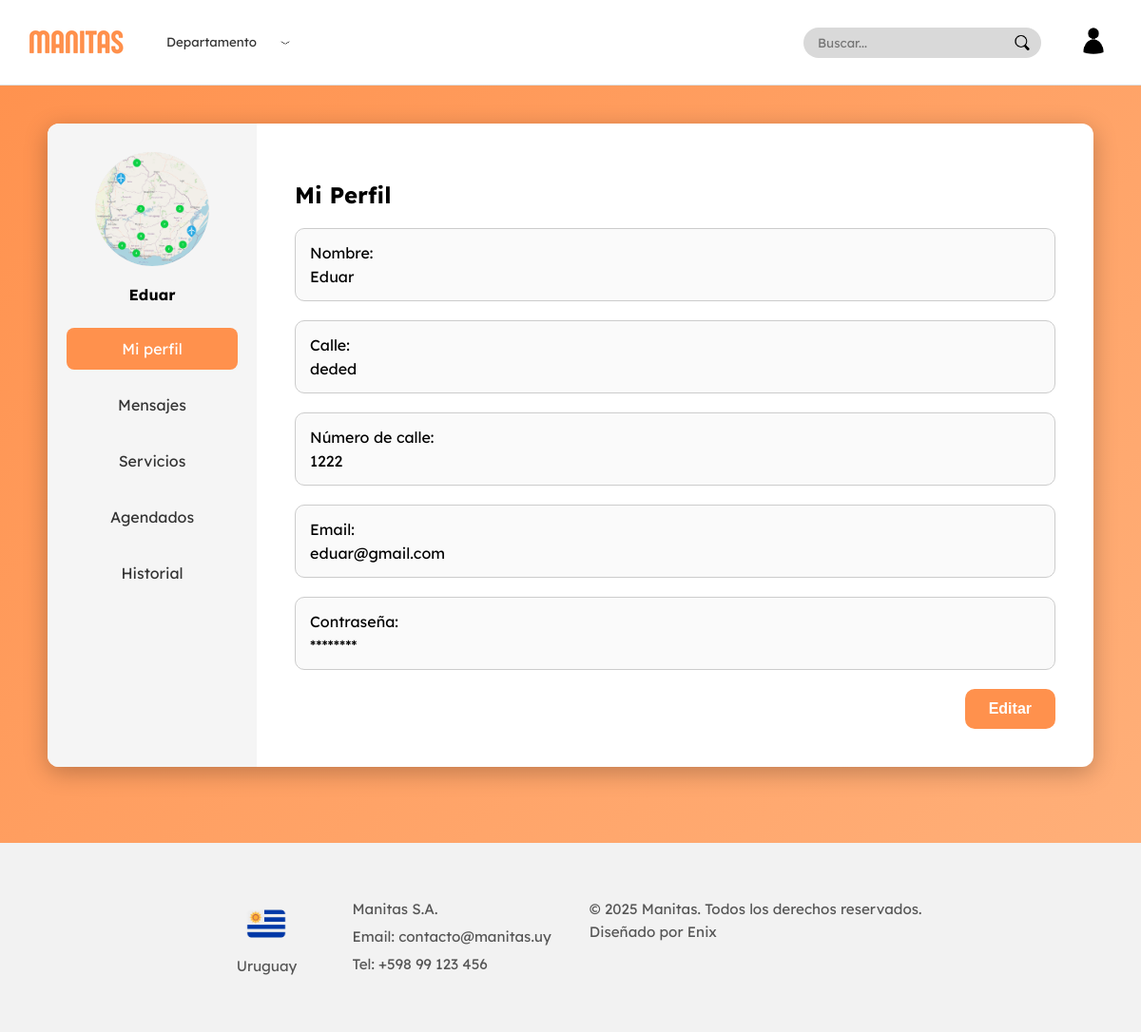
Screenshot of /apps/VIstas/paginas/empresa/perfil_empresa.php (signed in) with the database file from the repository.
### tables this page shows
CREATE TABLE `empresa` (
  `IdUsuario` int NOT NULL,
  `NombreEmpresa` varchar(100) NOT NULL,
  `Calle` varchar(100) NOT NULL,
  `Numero` varchar(10) NOT NULL,
  `imagen` varchar(255) DEFAULT NULL,
  PRIMARY KEY (`IdUsuario`),
  CONSTRAINT `fk_empresa_usuario` FOREIGN KEY (`IdUsuario`) REFERENCES `usuario` (`IdUsuario`) ON DELETE CASCADE
);

CREATE TABLE `usuario` (
  `IdUsuario` int NOT NULL AUTO_INCREMENT,
  `email` varchar(100) NOT NULL,
  `contraseña` varchar(255) NOT NULL,
  PRIMARY KEY (`IdUsuario`),
  UNIQUE KEY `email` (`email`)
);

### apps/Modelos/Empresa.php (called while the page is built, shortened)
<?php
require_once('Usuario.php');
class Empresa extends Usuario
{
    private $nombreEmpresa;
    private $calle;
    private $numero;
    private $imagen;
    public function __construct($idUsuario, $email, $contrasena, $telefono, $nombreEmpresa, $calle, $numero, $imagen = null)
    {
        $this->nombreEmpresa = $nombreEmpresa;
        $this->calle = $calle;
        $this->numero = $numero;
        $this->imagen = $imagen;
    }
    public function getNombreEmpresa()
    {
        return $this->nombreEmpresa;
    }
    public function getCalle()
    {
        return $this->calle;
    }
    public function getNumero()
    {
        return $this->numero;
    }
    public function getImagen()
    {
        return $this->imagen;
    }
    public static function obtenerPorId($conn, $idUsuario)
    {
        $stmt = $conn->prepare("
      SELECT u.IdUsuario, u.Email, u.Contraseña,
       e.NombreEmpresa, e.Calle, e.Numero, e.Imagen
FROM empresa e
JOIN usuario u ON e.IdUsuario = u.IdUsuario
WHERE e.IdUsuario = ?
    ");
        $stmt->bind_param("i", $idUsuario);
        $stmt->execute();
        $res = $stmt->get_result();
        $datos = $res->fetch_assoc();
        if ($datos) {
            return new Empresa(
                $datos['IdUsuario'],
                $datos['Email'],
                $datos['Contraseña'],
                null,
                $datos['NombreEmpresa'],
                $datos['Calle'],
                $datos['Numero'],
                $datos['Imagen']
            );
        }
        return null;
    }
}

### apps/Controlador/empresa/PerfilEmpresaControlador.php (called while the page is built, shortened)
<?php
require_once($_SERVER['DOCUMENT_ROOT'].'/Proyecto/apps/Modelos/conexion.php');
require_once($_SERVER['DOCUMENT_ROOT'].'/Proyecto/apps/Modelos/Empresa.php');
require_once($_SERVER['DOCUMENT_ROOT'].'/Proyecto/apps/Modelos/Comunica.php');
$idUsuario = $_SESSION['idUsuario'];
$empresa = Empresa::obtenerPorId($conn, $idUsuario);
$datos = [
    "Email" => $empresa->getEmail(),
    "NombreEmpresa" => $empresa->getNombreEmpresa(),
    "Calle" => $empresa->getCalle(),
    "Numero" => $empresa->getNumero(),
    "Imagen" => $empresa->getImagen()
];
?>

### apps/Modelos/Usuario.php (called while the page is built, shortened)
<?php
class Usuario
{
    private $email;
    public function __construct($idUsuario, $email, $contrasena)
    {
        $this->email = $email;
    }
    public function getEmail()
    {
        return $this->email;
    }
}

### apps/VIstas/paginas/empresa/PerfilSecciones/datos.php (the view, shortened to what this page needs)
<h2>Mi Perfil </h2>
<form id="formPerfilEmpresa">
    <div class="campo-perfil">
        <label>Nombre:</label>
        <span class="texto"><?php echo htmlspecialchars($datos['NombreEmpresa']); ?></span>
    </div>
    <div class="campo-perfil">
        <label>Calle:</label>
        <span class="texto"><?php echo htmlspecialchars($datos['Calle']); ?></span>
    </div>
    <div class="campo-perfil">
        <label>Número de calle:</label>
        <span class="texto"><?php echo htmlspecialchars($datos['Numero']); ?></span>
    </div>
    <div class="campo-perfil">
        <label>Email:</label>
        <span class="texto"><?php echo htmlspecialchars($datos['Email']); ?></span>
    </div>
<div class="campo-perfil">
    <label>Contraseña:</label>
    <span class="texto">********</span>
</div>
    <div class="botones-perfil">
    <button type="button" id="btnEditar">Editar</button>
</div>
</form>

### apps/VIstas/paginas/empresa/perfil_empresa.php (shortened to what this page needs)
<?php
require_once($_SERVER['DOCUMENT_ROOT'] . '/Proyecto/apps/controlador/empresa/PerfilEmpresaControlador.php');
$seccion = $_GET['seccion'] ?? 'perfil';
?>
<!DOCTYPE html>
<html lang="es">
<head>
    <link rel="stylesheet" href="/Proyecto/public/css/fonts.css">
    <link rel="stylesheet" href="/Proyecto/public/css/layout/navbar.css">
    <link rel="stylesheet" href="/Proyecto/public/css/layout/footer.css">
    <link rel="stylesheet" href="/Proyecto/public/css/paginas/empresa/perfil_empresa.css">
    <link rel="stylesheet" href="/Proyecto/public/css/paginas/empresa/perfilsecciones/agendados.css">
    <link rel="stylesheet" href="/Proyecto/public/css/paginas/empresa/perfilsecciones/historial.css">
</head>
<body>
    <?php include $_SERVER['DOCUMENT_ROOT'] . '/Proyecto/apps/vistas/layout/navbar.php'; ?>
    <div class="perfil-container">
        <div class="perfil-box">
            <div class="perfil-opciones">
                <div class="foto-circulo">
                    <?php if (!empty($datos['Imagen'])): ?>
                        <img src="/Proyecto/public/imagen/empresas/<?php echo htmlspecialchars($datos['Imagen']); ?>" class="foto-perfil" alt="Foto Empresa">
                    <?php else: ?>
                        +
                    <?php endif; ?>
                </div>
                <div class="nombre-usuario" id="nombreColumna">
                    <?php echo htmlspecialchars($datos['NombreEmpresa']); ?>
                </div>
                <div class="opciones-lista">
                    <a href="?seccion=perfil" data-seccion="perfil" class="opcion <?php echo $seccion == 'perfil' ? 'activa' : ''; ?>">Mi perfil</a>
                <a href="?seccion=mensajes" data-seccion="mensajes" class="opcion <?php echo $seccion == 'mensajes' ? 'activa' : ''; ?>">
                Mensajes
            </a>
                    <a href="?seccion=servicios" data-seccion="servicios" class="opcion <?php echo $seccion == 'servicios' ? 'activa' : ''; ?>">Servicios</a>
                <a href="?seccion=agendados" data-seccion="agendados" class="opcion  <?php echo $seccion == 'agendados' ? 'activa' : ''; ?>">
                Agendados
            </a>
                    <a href="?seccion=historial" data-seccion="historial" class="opcion <?php echo $seccion == 'historial' ? 'activa' : ''; ?>">Historial</a>
                </div>
            </div>
            <div class="perfil-info" id="contenido-seccion">
                <?php
                switch ($seccion) {
                    case 'perfil':
                        include $_SERVER['DOCUMENT_ROOT'] . '/Proyecto/apps/vistas/paginas/empresa/perfilsecciones/datos.php';
                        break;
                }
                ?>
            </div>
        </div>
    </div>
    <?php include $_SERVER['DOCUMENT_ROOT'] . '/Proyecto/apps/vistas/layout/footer.php'; ?>
</body>
</html>

### public/css/layout/navbar.css (style rules this page uses)
body { margin: 0; font-family: 'Lexend', sans-serif; }

### public/css/paginas/empresa/perfil_empresa.css (style rules this page uses)
body { font-family: "Lexend", sans-serif; margin: 0; padding: 0; background-color: #ff914d; }
.perfil-container { display: flex; justify-content: center; align-items: flex-start; padding: 40px 20px 80px 20px; }
.perfil-box { background-color: #fff; width: 95%; max-width: 1100px; display: flex; border-radius: 12px; overflow: hidden; box-shadow: 0 6px 25px rgba(0, 0, 0, 0.25); position: relative; box-sizing: border-box; }
.perfil-opciones { background-color: #f5f5f5; width: 220px; padding: 30px 20px; display: flex; flex-direction: column; align-items: center; box-sizing: border-box; }
.foto-circulo { width: 120px; height: 120px; border-radius: 50%; background-color: #ddd; display: flex; justify-content: center; align-items: center; font-size: 36px; color: #555; cursor: pointer; margin-bottom: 20px; border: none; overflow: hidden; position: relative; }
.foto-circulo img.foto-perfil { width: 100%; height: 100%; object-fit: cover; border-radius: 50%; background-color: #fff; }
.nombre-usuario { font-weight: 600; margin-bottom: 25px; text-align: center; word-break: break-word; }
.opciones-lista { display: flex; flex-direction: column; gap: 15px; width: 100%; }
.opcion { display: block; padding: 12px 15px; border-radius: 8px; text-align: center; cursor: pointer; transition: background 0.2s; text-decoration: none; color: #333; position: relative; }
.opcion.activa { background-color: #ff914d; color: #fff; }
.perfil-info { flex: 1; padding: 40px; position: relative; box-sizing: border-box; }
.campo-perfil { margin-bottom: 20px; padding: 15px; border: 1px solid #ccc; border-radius: 10px; background-color: #fafafa; display: flex; flex-direction: column; box-sizing: border-box; width: 100%; }
.campo-perfil label { font-weight: 500; margin-bottom: 5px; }
.campo-perfil .texto { word-break: break-word; }
.botones-perfil { margin-top: 20px; display: flex; justify-content: flex-end; gap: 10px; border: none; }
.botones-perfil label, .botones-perfil button { padding: 12px 25px; border-radius: 10px; font-weight: 600; cursor: pointer; font-size: 1rem; transition: 0.2s; }
#btnEditar, #btnGuardar { background-color: #ff914d; color: #fff; border: none; }

### public/css/paginas/empresa/PerfilSecciones/agendados.css (style rules this page uses)
body, html { margin: 0; padding: 0; font-family: 'Lexend', sans-serif; background: linear-gradient(135deg, #ff914d, #ffb27d); }

### public/css/paginas/empresa/PerfilSecciones/historial.css (style rules this page uses)
body, html { margin: 0; padding: 0; font-family: 'Lexend', sans-serif; background: linear-gradient(135deg, #ff914d, #ffb27d); }

### rows the page displays
empresa: imagen (picture), NombreEmpresa "Eduar", Calle "deded", Numero "1222", IdUsuario.email "eduar@gmail.com"
